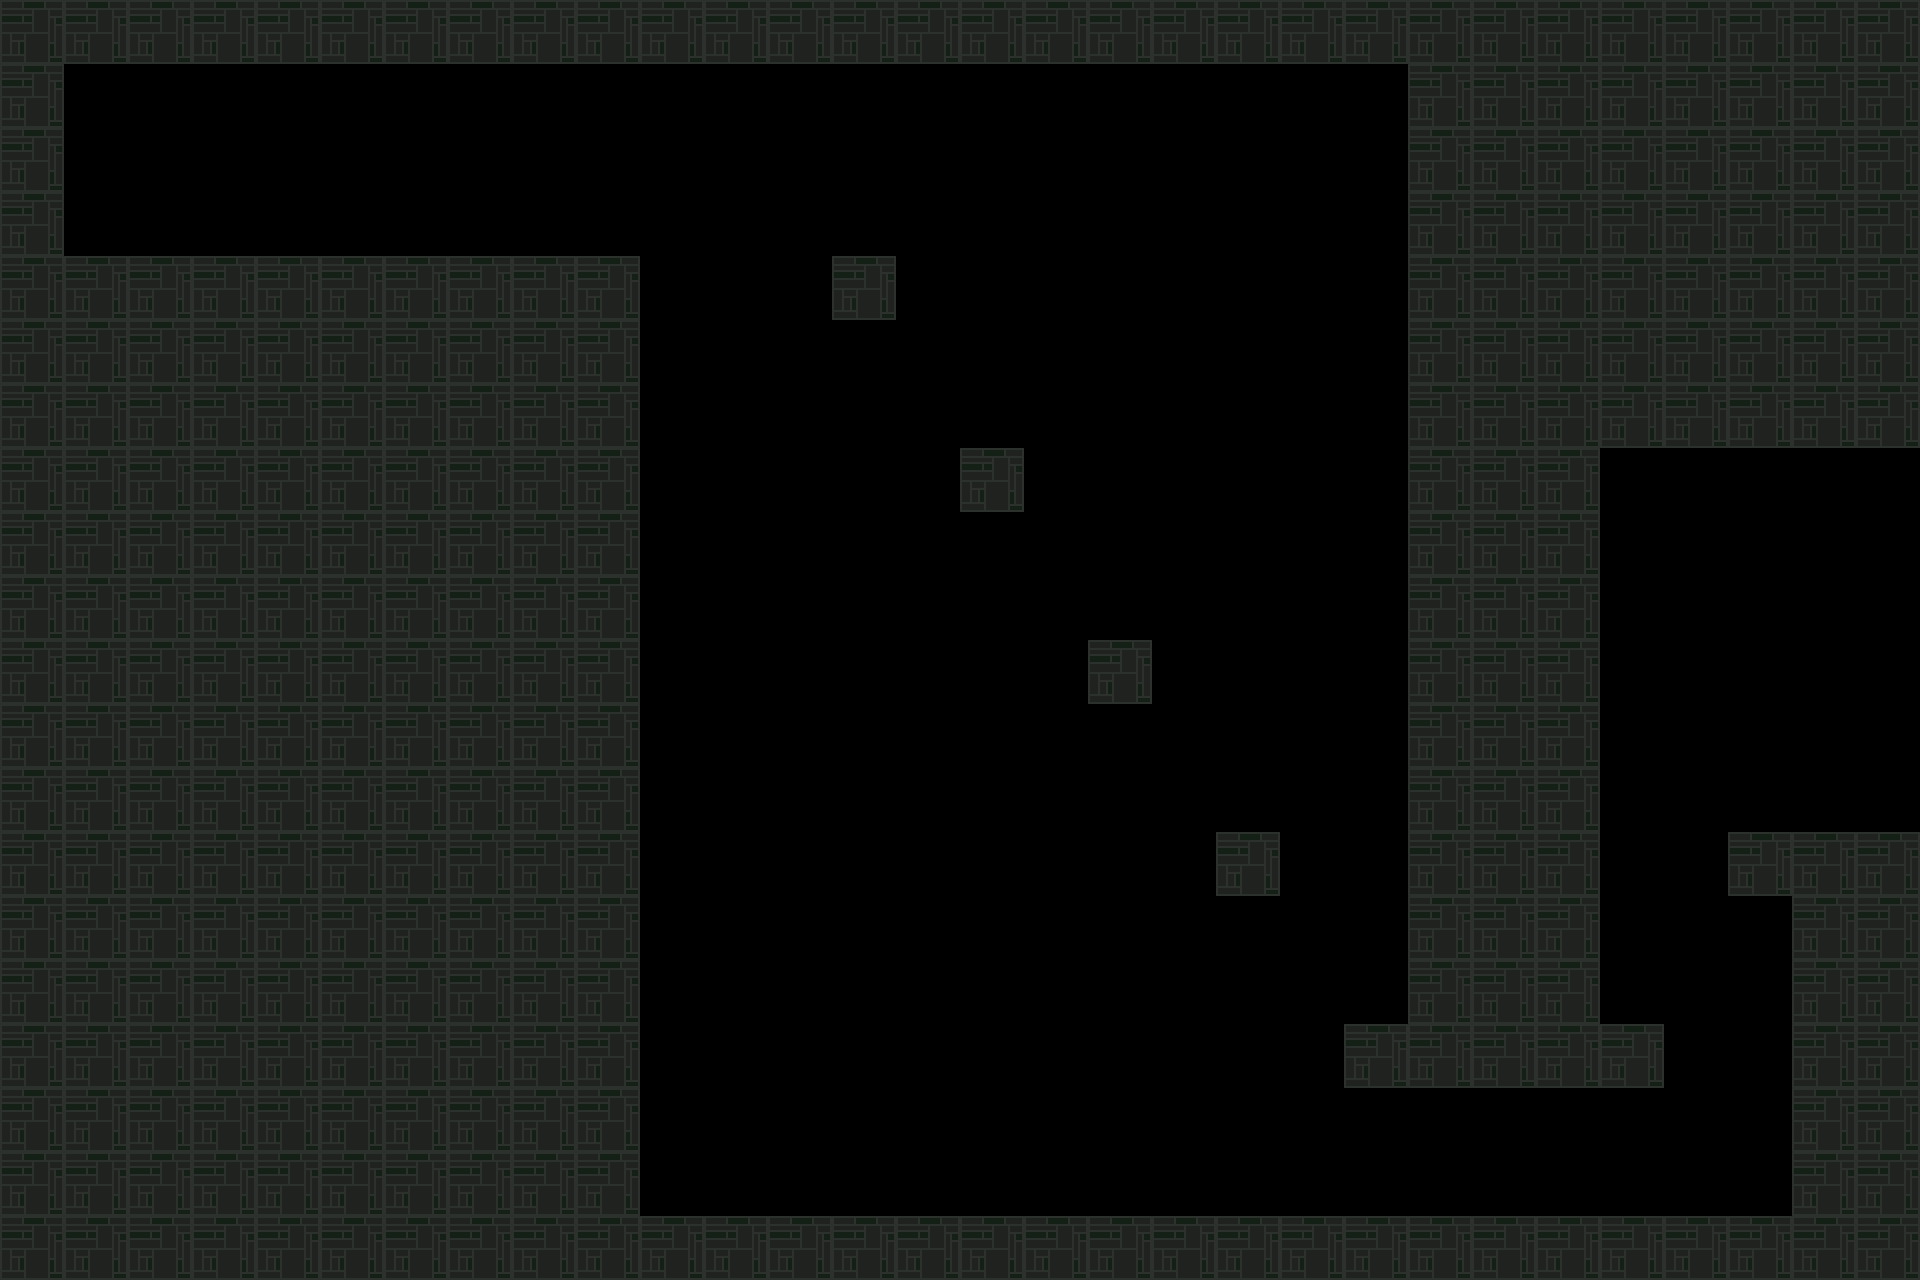

This is a level from a 2D game, rendered from its Tiled map with the project's own tilesets. A one-line summary and the map file follow, with tile-layer data summarised:
An orthogonal 30x20 tile map with 64x64 px tiles, 1 tile layer (Tile Layer 1).

<map version="1.10" tiledversion="1.10.2" orientation="orthogonal" renderorder="right-down" width="30" height="20" tilewidth="64" tileheight="64" infinite="0" nextlayerid="2" nextobjectid="1">
 <tileset firstgid="1" name="tilemap" tilewidth="64" tileheight="64" tilecount="10" columns="10">
  <image source="tilemap.png" width="640" height="64" />
 </tileset>
 <layer id="1" name="Tile Layer 1" width="30" height="20">
  <data>[600 cells, 600 non-empty, 2 distinct tile ids]</data>
 </layer>
</map>
